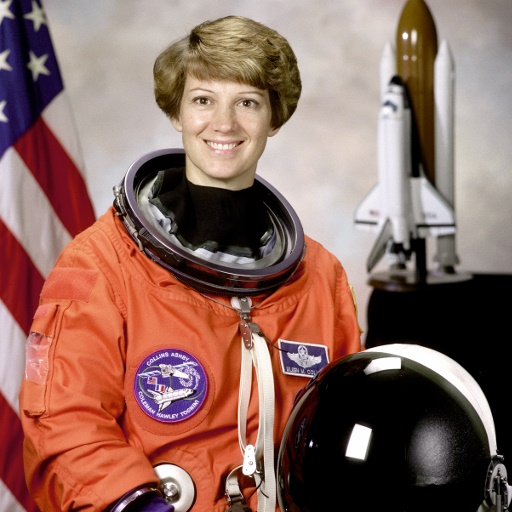
#> input picture Chapter07/images/image.jpg, 512 x 512 px, found by its file name
$ python translation.py
#> lines starting #> are read from the running program, lines starting #| are printed output that depends on the picture
import cv2
import numpy as np
img = cv2.imread("image.jpg")
#> img is the input picture: shape (512, 512, 3); mean B, G, R 96.5, 105.8, 141.6
r,c = img.shape[:2]
#> r = 512; c = 512
M = np.float32([[1,0,100],[0,1,100]])
new_img = cv2.warpAffine(img,M,(c,r))
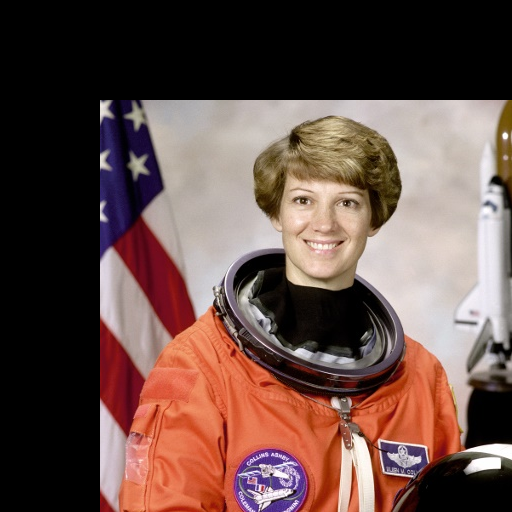
#> new_img: shape (512, 512, 3); mean B, G, R 70.9, 77.2, 102.3
cv2.imwrite("translation.jpg", new_img)
cv2.imshow("translation", new_img)
